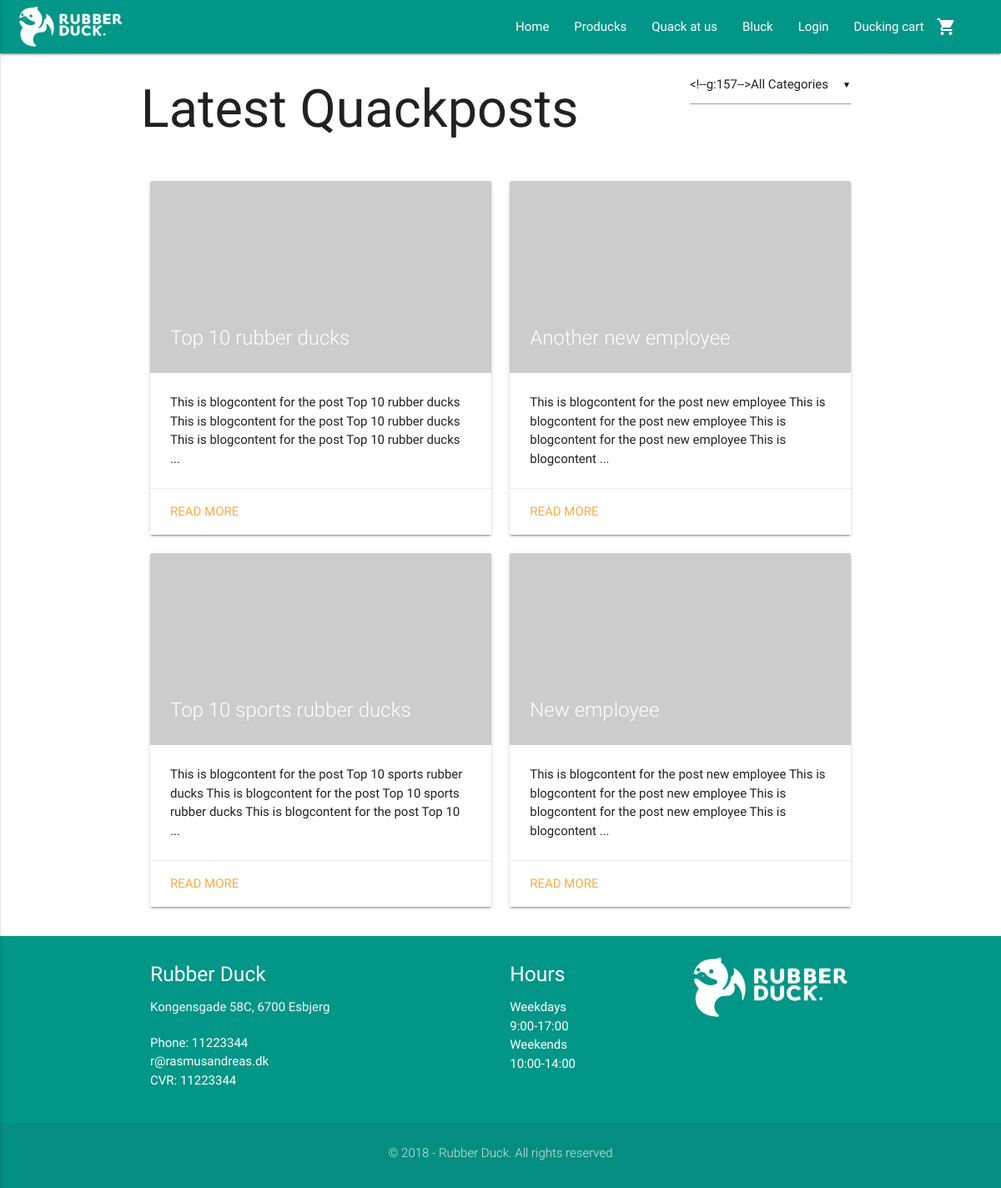
/view/blog.php, run on the app's committed database.
### tables this page shows
CREATE TABLE BasicPageInfo (
  CVR int NOT NULL PRIMARY KEY,
  LogoURL varchar(255) NOT NULL,
  ShopName varchar(255) NOT NULL,
  AboutUsText TEXT NULL,
  Email varchar(255) NULL,
  Phone int NULL,
  Street varchar(255) NULL,
  HouseNumber varchar(255) NULL,
  StripeToken varchar(255) NULL,
  ProductsSeoTitle varchar(255) NULL,
  ProductsMetaDescription varchar(255) NULL,
  BlogSeoTitle varchar(255) NULL,
  BlogMetaDescription varchar(255) NULL,
  ContactSeoTitle varchar(255) NULL,
  ContactMetaDescription varchar(255) NULL,
  HomeSeoTitle varchar(255) NULL,
  HomeMetaDescription varchar(255) NULL,
  ZipCode int(20) NOT NULL  
);

CREATE TABLE BlogPost (
  BlogPostID int AUTO_INCREMENT NOT NULL PRIMARY KEY,
  Title varchar(255) NOT NULL,
  SeoTitle varchar(255) NULL,
  MetaDescription varchar(255) NULL,
  BlogContent TEXT NOT NULL,
  BlogDate TIMESTAMP NOT NULL,
  UserEmail varchar(255) NOT NULL,  
  BlogCategoryID int(20) NOT NULL,  
  RelatedProducts int NULL  
);

CREATE TABLE ZipCode (
    ZipCode int(20) NOT NULL PRIMARY KEY,
    City varchar(255)
);

CREATE TABLE Hours (
  HoursID int AUTO_INCREMENT NOT NULL PRIMARY KEY,
  Open varchar(255) NOT NULL,
  Close varchar(255) NOT NULL,
  Day varchar(255) NULL
);

### model/contactDAO.php (called while the page is built, shortened)
<?php
    function getPageInfo() {
        try {
            $conn = DB::connect();
            $handle = $conn->prepare("SELECT BasicPageInfo.* , ZipCode.City FROM `BasicPageInfo` INNER JOIN ZipCode ON ZipCode.ZipCode = BasicPageInfo.ZipCode");
            $handle->execute();
            $result = $handle->fetchAll( \PDO::FETCH_ASSOC );
            return $result;
        }
        catch(\PDOException $ex) {
            return print($ex->getMessage());
        }
    }
    function getHours() {
        try {
            $conn = DB::connect();
            $handle = $conn->prepare("SELECT * FROM Hours");
            $handle->execute();
            $result = $handle->fetchAll( \PDO::FETCH_ASSOC );
            return $result;
        }
        catch(\PDOException $ex) {
            return print($ex->getMessage());
        }
    }

### includes/loginCustomer/session.php (called while the page is built, shortened)
<?php
	function logged_in() {
		return isset($_SESSION['CustomerEmail']);
	}
?>

### model/blogDAO.php (called while the page is built, shortened)
<?php
function getAllPosts() {
  try {
      $conn = DB::connect();
      $query = "SELECT BlogPost.*, ImgGallery.* FROM `BlogPost` LEFT JOIN `BlogImg` ON BlogPost.BlogPostID = BlogImg.BlogPostID LEFT JOIN `ImgGallery` ON BlogImg.ImgID = ImgGallery.ImgID ORDER BY BlogPostID DESC";
      $handle = $conn->prepare($query);
      $handle->bindParam(':cat', $cat);
      $handle->execute();
      $result = $handle->fetchAll( \PDO::FETCH_ASSOC );
      return $result;
  }
  catch(\PDOException $ex) {
      return print($ex->getMessage());
  }
}
?>

### view/blog.php (the view, shortened to what this page needs)
<?php
require_once('../includes/header.php');
require_once("../model/blogDAO.php");
?>
  <div class="container">
    <div class="row">
      <h1 class="left">Latest Quackposts</h1>
      <div class="input-field col s12 m3 right">
      </div>
    </div>
    <div class="row">
      <?php
      $blogResult = getAllPosts();
      foreach($blogResult as $row) {
        ?>
        <div class="col s12 m6">
          <div class="card">
            <div class="card-image">
              <img src="<?php if($row["URL"] != "") {
                  echo $row["URL"];
              } else echo "http://via.placeholder.com/1920x1080"; ?>">
              <span class="card-title"><?php echo $row["Title"]; ?></span>
            </div>
            <div class="card-content">
              <p><?php if (strlen($row["BlogContent"]) > 160) {
                      echo preg_replace('/\s+?(\S+)?$/', '', filter_var(substr($row["BlogContent"], 0, 160), FILTER_SANITIZE_STRING)) . " ...";
                  } else echo $row["BlogContent"]; ?></p>
            </div>
            <div class="card-action">
              <a href="post.php?post=<?php echo $row["BlogPostID"]; ?>">Read more</a>
            </div>
          </div>
        </div>
      <?php
      }
      ?>
    </div>
  </div>
<?php require_once('../includes/footer.php') ?>

### includes/header.php (shortened to what this page needs)
<?php
require_once("../includes/loginCustomer/session.php");
require_once("../model/contactDAO.php");
$pageInfo = getPageInfo();
?>
<!DOCTYPE html>
  <html>
    <html lang="en">
    <head>
      <?php require_once("../includes/seo.php"); ?>
      <link type="text/css" rel="stylesheet" href="../css/materialize.min.css"  media="screen,projection"/>
      <link type="text/css" rel="stylesheet" href="../css/custom/custom.css" />
    </head>
    <body>
      <nav class="teal">
        <div class="nav-wrapper">
            <?php if(isset($pageInfo[0]["LogoURL"]) && !empty($pageInfo[0]["LogoURL"])) : ?>
              <a href="../index.php" class="brand-logo"><img class="responsive-img" style="max-height: 64px!important; padding: 4px 0!important;" src="<?php echo $pageInfo[0]['LogoURL']; ?>"></a>
            <?php elseif(isset($pageInfo[0]["ShopName"]) && !empty($pageInfo[0]["ShopName"])) : ?>
              <a href="../index.php" class="brand-logo"><?php echo $pageInfo[0]["ShopName"]; ?></a>
            <?php else : ?>
              <a href="../index.php" class="brand-logo">Shopname</a>
            <?php endif; ?>
          <ul class="right hide-on-med-and-down">
            <li><a href="../index.php">Home</a></li>
            <li><a href="products.php">Producks</a></li>
            <li><a href="contact.php">Quack at us</a></li>
            <li><a href="blog.php">Bluck</a></li>
            <?php
              if (logged_in() == true) {
            ?>
            <li><a class="dropdown-button" href="" data-activates="dropdown1"><?php echo $_SESSION["FirstName"]; ?><i class="material-icons right">arrow_drop_down</i></a></li>
            <?php
              } else {
            ?>
            <li><a href="login.php">Login</a></li>
            <?php
              }
            ?>
            <li><a href="cart.php">Ducking cart<i class="material-icons right">shopping_cart</i></a></li>
            <?php
              if(isset($_SESSION["cart"])) {
                $amountInCart = count($_SESSION["cart"]);
                if ($amountInCart > 0) {
                ?>
                  <li class="cartamount"><a class="cartamount"><?php echo $amountInCart; ?></a></li>
                <?php
                } else {
                  ?>
                    <li class="cartamount"><a class="cartamount" style="color: transparent;">0</a></li>
                  <?php
                }
              } else {
                ?>
                  <li class="cartamount"><a class="cartamount" style="color: transparent;">0</a></li>
                <?php
              }
            ?>
          </ul>
        </div>
      </nav>

### includes/footer.php (shortened to what this page needs)
<?php require_once ('../model/contactDAO.php');
$pageInfo = getPageInfo();
$hours = getHours();
?>
<footer class="page-footer teal">
      <div class="container">
        <div class="row">
          <div class="col s12 m4">
            <h5 class="white-text"><?php echo $pageInfo[0]["ShopName"];?> </h5>
            <p class="grey-text text-lighten-4">
                <?php echo $pageInfo[0]["Street"] . " " . $pageInfo[0]["HouseNumber"] . ", " . $pageInfo[0]["ZipCode"] . " " . $pageInfo[0]["City"]; ?>
            </p>
              <p>
                Phone: <?php echo $pageInfo[0]["Phone"] ?>
                <br>
                <?php echo $pageInfo[0]["Email"] ?>
                <br>
                CVR: <?php echo $pageInfo[0]["CVR"] ?></p>
          </div>
          <div class="col s12 m3 offset-m2">
            <h5 class="white-text">Hours</h5>
            <ul>
              <?php
              foreach ($hours as $row) {
              ?>
              <li><?php echo $row["Day"] . "<br>" . $row["Open"] . "-" . $row["Close"]; ?></li>
              <?php
              }
              ?>
            </ul>
          </div>
          <div class="col s12 m3">
            <img class="responsive-img" src="<?php echo $pageInfo[0]["LogoURL"]; ?>">
          </div>
        </div>
      </div>
      <div class="footer-copyright">
        <div class="container">
          <p class="center">&copy; <?php echo date("Y");?> - <?php echo $pageInfo[0]["ShopName"]; ?>. All rights reserved</p>
        </div>
      </div>
    </footer>
  </body>
</html>

### css/custom/custom.css (style rules this page uses)
body { position: relative; }
p { margin-bottom: 20px; }
nav .brand-logo { display: inline-block; padding-left: 20px; }
.brand-logo { display: block; margin-right: 20px; }
footer { margin: 0; }

### data on the page
basicpageinfo: LogoURL (picture), ShopName "Rubber Duck", Street "Kongensgade", HouseNumber "58C", ZipCode "6700", ZipCode.City "Esbjerg", Phone "11223344", Email "r@rasmusandreas.dk", CVR "11223344"
blogpost: Title "Top 10 rubber ducks", BlogContent "This is blogcontent for the post Top 10 rubber ducks This is blogcontent for the post Top 10 rubber ducks This is blogcontent for the post Top 10 rubber ducks"
blogpost: Title "Another new employee", BlogContent "This is blogcontent for the post new employee This is blogcontent for the post new employee This is blogcontent for the post new employee This is blogcontent"
blogpost: Title "Top 10 sports rubber ducks", BlogContent "This is blogcontent for the post Top 10 sports rubber ducks This is blogcontent for the post Top 10 sports rubber ducks This is blogcontent for the post Top 10"
blogpost: Title "New employee", BlogContent "This is blogcontent for the post new employee This is blogcontent for the post new employee This is blogcontent for the post new employee This is blogcontent"
hours: Day "Weekdays", Open "9:00", Close "17:00"
hours: Day "Weekends", Open "10:00", Close "14:00"
